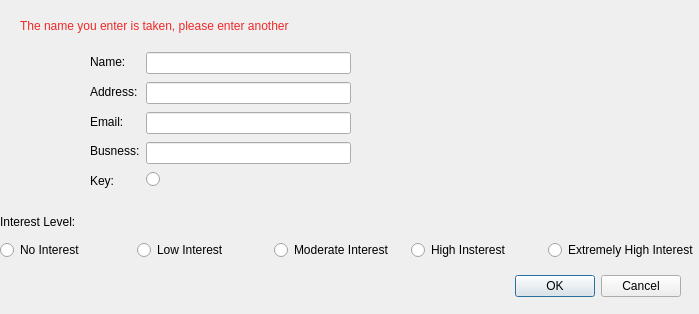
<?xml version="1.0" encoding="UTF-8"?>
<ui version="4.0">
 <class>addCustomer</class>
 <widget class="QDialog" name="addCustomer">
  <property name="geometry">
   <rect>
    <x>0</x>
    <y>0</y>
    <width>699</width>
    <height>314</height>
   </rect>
  </property>
  <property name="windowTitle">
   <string>Dialog</string>
  </property>
  <widget class="QDialogButtonBox" name="acceptCancelButtonBox">
   <property name="geometry">
    <rect>
     <x>340</x>
     <y>270</y>
     <width>341</width>
     <height>32</height>
    </rect>
   </property>
   <property name="orientation">
    <enum>Qt::Horizontal</enum>
   </property>
   <property name="standardButtons">
    <set>QDialogButtonBox::Cancel|QDialogButtonBox::Ok</set>
   </property>
  </widget>
  <widget class="QWidget" name="layoutWidget">
   <property name="geometry">
    <rect>
     <x>90</x>
     <y>50</y>
     <width>261</width>
     <height>143</height>
    </rect>
   </property>
   <layout class="QHBoxLayout" name="pairLayout">
    <item>
     <layout class="QVBoxLayout" name="infoLayout">
      <item>
       <widget class="QLabel" name="nameLabel">
        <property name="text">
         <string>Name:</string>
        </property>
       </widget>
      </item>
      <item>
       <widget class="QLabel" name="AddressLabel">
        <property name="text">
         <string>Address:</string>
        </property>
       </widget>
      </item>
      <item>
       <widget class="QLabel" name="emailLabel">
        <property name="text">
         <string>Email:</string>
        </property>
       </widget>
      </item>
      <item>
       <widget class="QLabel" name="businessLabel">
        <property name="text">
         <string>Busness:</string>
        </property>
       </widget>
      </item>
      <item>
       <widget class="QLabel" name="keyCustomerLabel">
        <property name="text">
         <string>Key:</string>
        </property>
       </widget>
      </item>
     </layout>
    </item>
    <item>
     <layout class="QVBoxLayout" name="inputLayout">
      <item>
       <widget class="QLineEdit" name="inputName"/>
      </item>
      <item>
       <widget class="QLineEdit" name="inputAddress"/>
      </item>
      <item>
       <widget class="QLineEdit" name="inputEmail"/>
      </item>
      <item>
       <widget class="QLineEdit" name="inputBusiness"/>
      </item>
      <item>
       <widget class="QRadioButton" name="inputKeyCustomer">
        <property name="text">
         <string/>
        </property>
       </widget>
      </item>
     </layout>
    </item>
   </layout>
  </widget>
  <widget class="QWidget" name="layoutWidget">
   <property name="geometry">
    <rect>
     <x>0</x>
     <y>210</y>
     <width>699</width>
     <height>50</height>
    </rect>
   </property>
   <layout class="QVBoxLayout" name="interestLevelLayout">
    <item>
     <widget class="QLabel" name="interestInterestLevel">
      <property name="text">
       <string>Interest Level:</string>
      </property>
     </widget>
    </item>
    <item>
     <layout class="QHBoxLayout" name="selectInterestLayout">
      <item>
       <widget class="QRadioButton" name="noInterestButton">
        <property name="text">
         <string>No Interest</string>
        </property>
       </widget>
      </item>
      <item>
       <widget class="QRadioButton" name="lowInterestButton">
        <property name="text">
         <string>Low Interest</string>
        </property>
       </widget>
      </item>
      <item>
       <widget class="QRadioButton" name="moderateInterestButton">
        <property name="text">
         <string>Moderate Interest</string>
        </property>
       </widget>
      </item>
      <item>
       <widget class="QRadioButton" name="highInterestButton">
        <property name="text">
         <string>High Insterest</string>
        </property>
       </widget>
      </item>
      <item>
       <widget class="QRadioButton" name="extremelyHighInterestButton">
        <property name="text">
         <string>Extremely High Interest</string>
        </property>
       </widget>
      </item>
     </layout>
    </item>
   </layout>
  </widget>
  <widget class="QLabel" name="invalidNameLabel">
   <property name="geometry">
    <rect>
     <x>20</x>
     <y>10</y>
     <width>351</width>
     <height>31</height>
    </rect>
   </property>
   <property name="styleSheet">
    <string notr="true">color: rgb(239, 41, 41);</string>
   </property>
   <property name="text">
    <string>The name you enter is taken, please enter another</string>
   </property>
  </widget>
 </widget>
 <resources/>
 <connections>
  <connection>
   <sender>acceptCancelButtonBox</sender>
   <signal>accepted()</signal>
   <receiver>addCustomer</receiver>
   <slot>accept()</slot>
   <hints>
    <hint type="sourcelabel">
     <x>248</x>
     <y>254</y>
    </hint>
    <hint type="destinationlabel">
     <x>157</x>
     <y>274</y>
    </hint>
   </hints>
  </connection>
  <connection>
   <sender>acceptCancelButtonBox</sender>
   <signal>rejected()</signal>
   <receiver>addCustomer</receiver>
   <slot>reject()</slot>
   <hints>
    <hint type="sourcelabel">
     <x>316</x>
     <y>260</y>
    </hint>
    <hint type="destinationlabel">
     <x>286</x>
     <y>274</y>
    </hint>
   </hints>
  </connection>
 </connections>
</ui>
